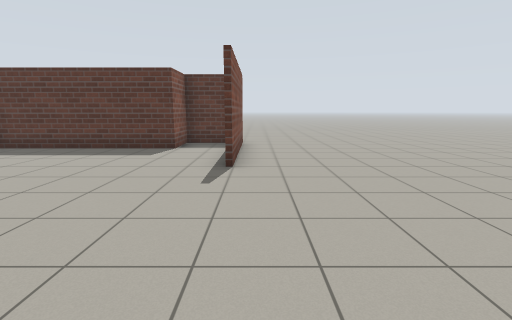
[1] (above)

13 first-person views from a walk through a Gazebo world. The camera is 1.2 m above the floor, tilts 10° down and sees 85° across. The floor is counted in squares, 1 m on a side. Each view is taken from the middle of a square. On the plan, view 1 faces up. The plan holds only what a view shows up to about 12 squares ahead; the rest is blank.

[2]
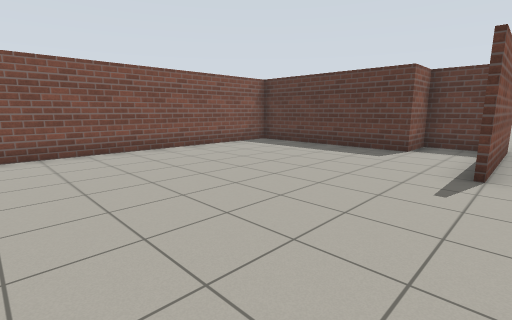

[3]
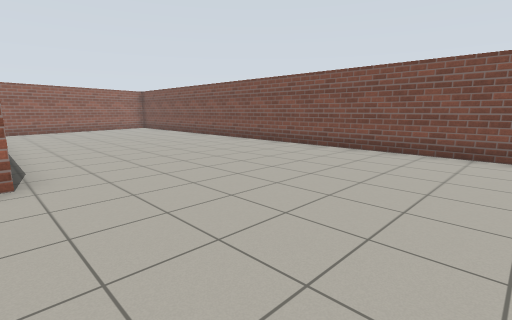

[4]
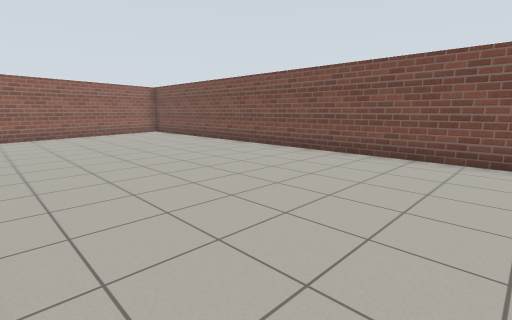

[5]
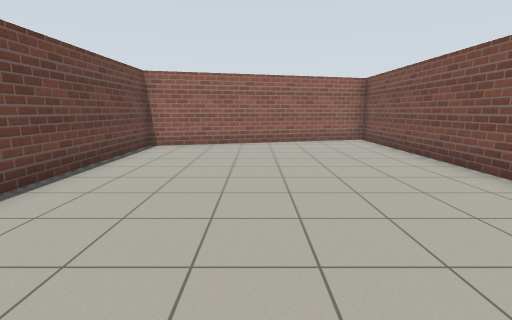

[6]
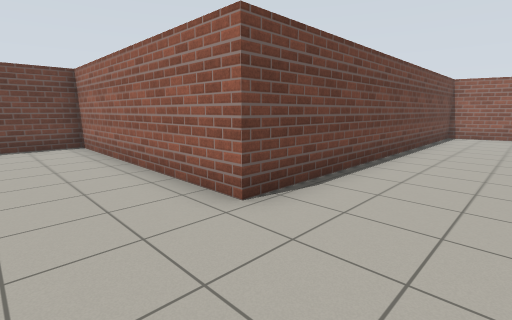

[7]
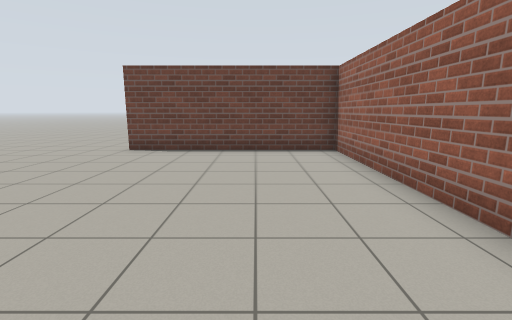

[8]
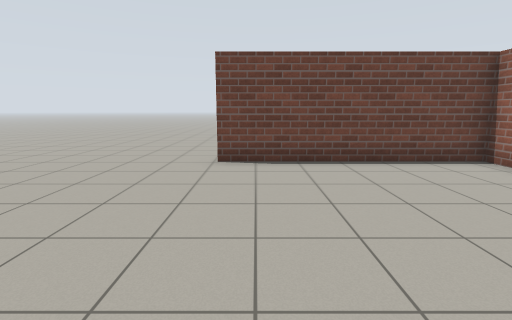

[9]
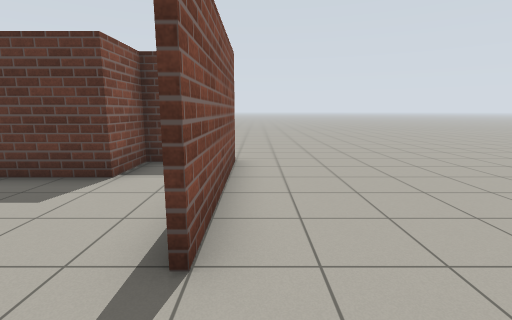

[10]
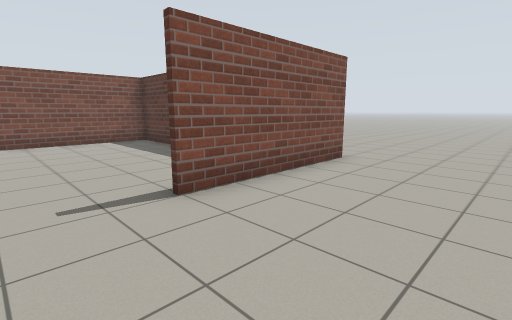

[11]
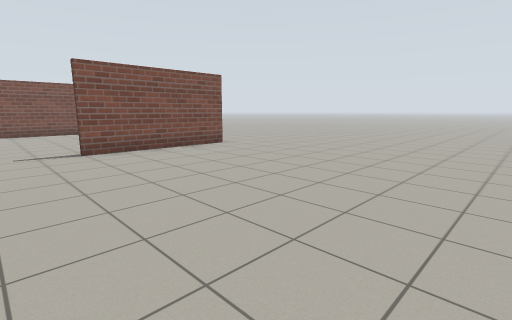

[12]
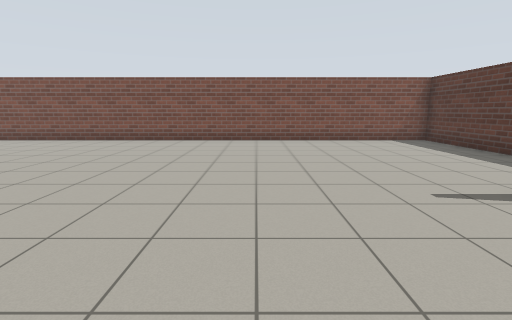

[13]
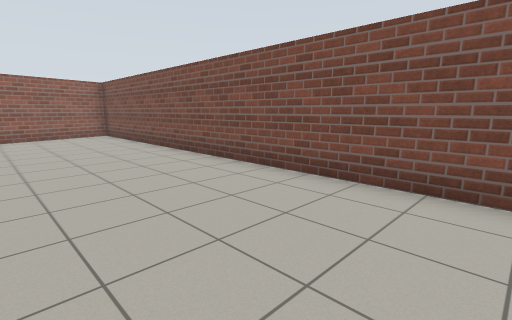

### Floor plan
Points are (right, up) in squares from view 1. A wall is a line through its corners. A room is listed if a view was taken in it or the views show most of it. See-through windows are left out.
Room 1 (views 1, 2, 3, 4, 5, 6, 7, 8, 9, 10, 11, 12, 13)
walls: (-1.1, 10.5) (-2.6, 10.5) (-2.6, 8.9) (-8.5, 8.9) (-8.5, -17.7) (-0.3, -15.6) (-0.3, -3.4) (7.6, -3.4) (7.6, 3); (-0.5, 10.8) (-0.5, 5.9)
ways out: opening at (-1, 12); opening at (9, 3)

Positions as (right, up) in squares from view 1, and headings:
1: (0, 0), facing up
2: (0, 0), facing up-left
3: (0, 2), facing down-left
4: (-1, -2), facing down-left
5: (-4, -6), facing down
6: (-3, -1), facing down-right
7: (-1, -1), facing right
8: (1, 2), facing right
9: (0, 4), facing up
10: (3, 4), facing up-left
11: (8, 4), facing up-left
12: (3, 2), facing left
13: (-4, -3), facing down-left
